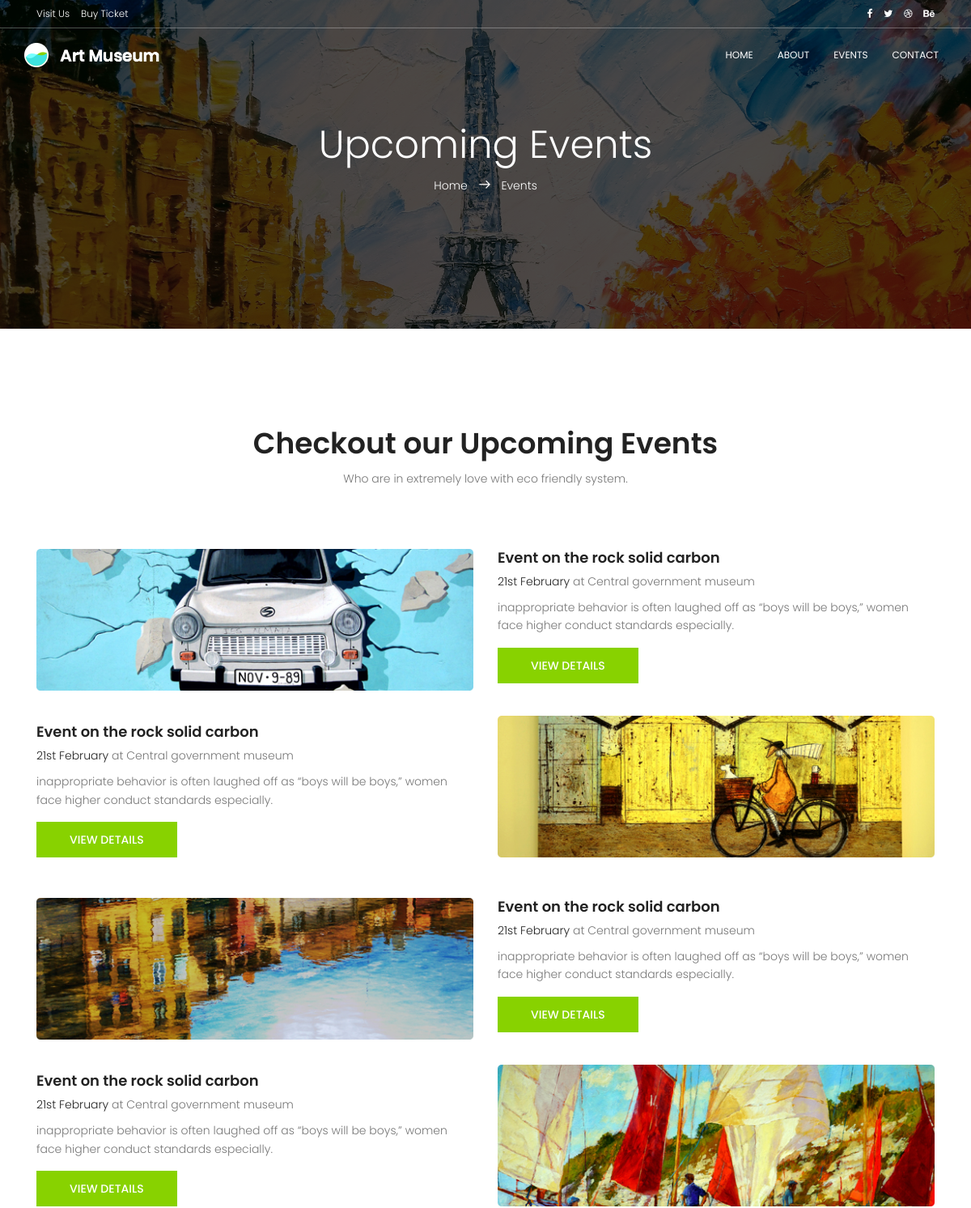
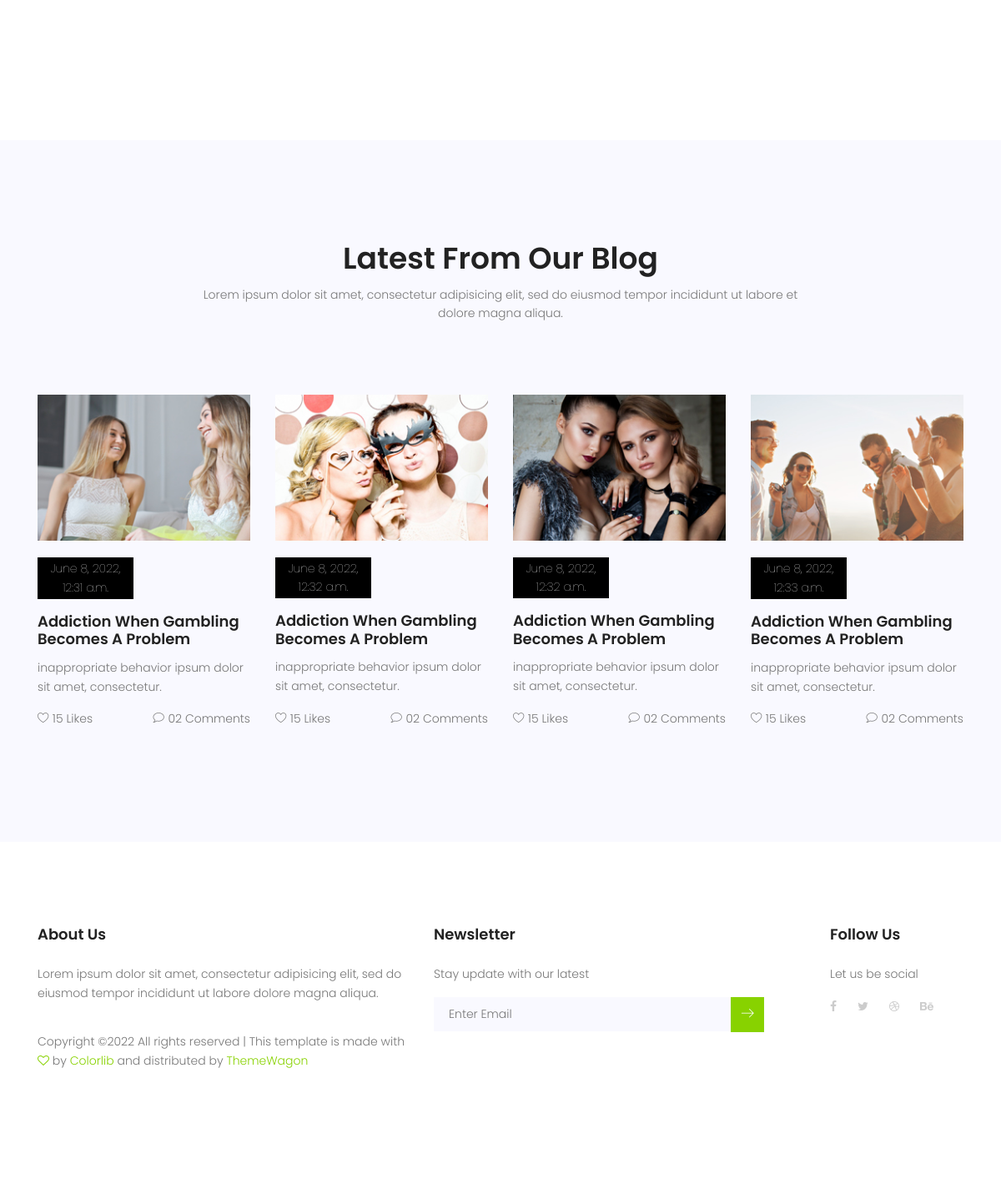
/event, run on the app's committed database (2 pictures, top to bottom).
### home/models.py (models this page shows, shortened)
class Blog(models.Model):
    STATUS = (
        ('True', 'Mavjud'),
        ('False', 'Mavjud emas'),
    )
    title = models.CharField(blank=True, max_length=50)
    image = models.ImageField(blank=True, upload_to='images/Blog')
    description = models.TextField(blank=True, max_length=255)
    status = models.CharField(max_length=15, choices=STATUS, default='New')
    creat_at = models.DateTimeField(auto_now_add=True)
    update_at = models.DateTimeField(auto_now_add=True)

### home/views.py (the view)
# urls.py: path('event', views.event, name='event'),
def event(request):
    exponat = Exponat.objects.all()
    blog = Blog.objects.all()
    context = {
        'exponat': exponat,
        'blog': blog,
    }
    return render(request, 'event.html', context)

### home/templates/event.html (shortened to what this page needs)
{% load static %}
<!DOCTYPE html>
<html lang="zxx" class="no-js">
<head>
    <link rel="stylesheet" href="{% static 'css/linearicons.css' %}">
    <link rel="stylesheet" href="{% static 'css/font-awesome.min.css' %}">
    <link rel="stylesheet" href="{% static 'css/bootstrap.css' %}">
    <link rel="stylesheet" href="{% static 'css/magnific-popup.css' %}">
    <link rel="stylesheet" href="{% static 'css/nice-select.css' %}">
    <link rel="stylesheet" href="{% static 'css/animate.min.css' %}">
    <link rel="stylesheet" href="{% static 'css/owl.carousel.css' %}">
    <link rel="stylesheet" href="{% static 'css/main.css' %}">
</head>
<body>
{% include 'navbar.html' %}
<section class="banner-area relative" id="home">
    <div class="overlay overlay-bg"></div>
    <div class="container">
        <div class="row d-flex align-items-center justify-content-center">
            <div class="about-content col-lg-12">
                <h1 class="text-white">
                    Upcoming Events
                </h1>
                <p class="text-white link-nav"><a href="index.html">Home </a> <span class="lnr lnr-arrow-right"></span>
                    <a href="event.html"> Events</a></p>
            </div>
        </div>
    </div>
</section>
<section class="upcoming-event-area section-gap" id="events">
    <div class="container">
        <div class="row d-flex justify-content-center">
            <div class="menu-content pb-60 col-lg-10">
                <div class="title text-center">
                    <h1 class="mb-10">Checkout our Upcoming Events</h1>
                    <p>Who are in extremely love with eco friendly system.</p>
                </div>
            </div>
        </div>
        <div class="row">
            <div class="col-lg-6 event-left">
                <div class="single-events">
                    <img class="img-fluid" src="{% static 'img/u1.jpg' %}" alt="">
                    <a href="#"><h4>Event on the rock solid carbon</h4></a>
                    <h6><span>21st February</span> at Central government museum</h6>
                    <p>
                        inappropriate behavior is often laughed off as “boys will be boys,” women face higher conduct
                        standards especially.
                    </p>
                    <a href="#" class="primary-btn text-uppercase">View Details</a>
                </div>
                <div class="single-events">
                    <img class="img-fluid" src="{% static 'img/u3.jpg' %}" alt="">
                    <a href="#"><h4>Event on the rock solid carbon</h4></a>
                    <h6><span>21st February</span> at Central government museum</h6>
                    <p>
                        inappropriate behavior is often laughed off as “boys will be boys,” women face higher conduct
                        standards especially.
                    </p>
                    <a href="#" class="primary-btn text-uppercase">View Details</a>
                </div>
            </div>
            <div class="col-lg-6 event-right">
                <div class="single-events">
                    <a href="#"><h4>Event on the rock solid carbon</h4></a>
                    <h6><span>21st February</span> at Central government museum</h6>
                    <p>
                        inappropriate behavior is often laughed off as “boys will be boys,” women face higher conduct
                        standards especially.
                    </p>
                    <a href="#" class="primary-btn text-uppercase">View Details</a>
                    <img class="img-fluid" src="{% static 'img/u2.jpg' %}" alt="">
                </div>
                <div class="single-events">
                    <a href="#"><h4>Event on the rock solid carbon</h4></a>
                    <h6><span>21st February</span> at Central government museum</h6>
                    <p>
                        inappropriate behavior is often laughed off as “boys will be boys,” women face higher conduct
                        standards especially.
                    </p>
                    <a href="#" class="primary-btn text-uppercase">View Details</a>
                    <img class="img-fluid" src="{% static 'img/u4.jpg' %}" alt="">
                </div>
            </div>
        </div>
    </div>
</section>
<section class="blog-area section-gap" id="blog">
    <div class="container">
        <div class="row d-flex justify-content-center">
            <div class="menu-content pb-70 col-lg-8">
                <div class="title text-center">
                    <h1 class="mb-10">Latest From Our Blog</h1>
                    <p>Lorem ipsum dolor sit amet, consectetur adipisicing elit, sed do eiusmod tempor incididunt ut
                        labore et dolore magna aliqua.</p>
                </div>
            </div>
        </div>
        <div class="row">
            {% for rs in blog %}
            <div class="col-lg-3 col-md-6 single-blog">
                <div class="thumb">
                    <img class="img-fluid" src="{{ rs.image.url }}" alt="">
                </div>
                <p class="date">{{ rs.creat_at }}</p>
                <a href="#"><h4>{{ rs.title }}</h4></a>
                <p>
                    {{ rs.description }}
                </p>
                <div class="meta-bottom d-flex justify-content-between">
                    <p><span class="lnr lnr-heart"></span> 15 Likes</p>
                    <p><span class="lnr lnr-bubble"></span> 02 Comments</p>
                </div>
            </div>
            {% endfor %}
        </div>
    </div>
</section>
<footer class="footer-area section-gap">
    <div class="container">
        <div class="row">
            <div class="col-lg-5 col-md-6 col-sm-6">
                <div class="single-footer-widget">
                    <h6>About Us</h6>
                    <p>
                        Lorem ipsum dolor sit amet, consectetur adipisicing elit, sed do eiusmod tempor incididunt ut
                        labore dolore magna aliqua.
                    </p>
                    <p class="footer-text">
                        Copyright &copy;<script>document.write(new Date().getFullYear());</script>
                        All rights reserved | This template is made with <i class="fa fa-heart-o"
                                                                            aria-hidden="true"></i> by <a
                            href="https://colorlib.com" target="_blank">Colorlib</a> and distributed by <a
                            href="https://themewagon.com" target="_blank">ThemeWagon</a>
                    </p>
                </div>
            </div>
            <div class="col-lg-5  col-md-6 col-sm-6">
                <div class="single-footer-widget">
                    <h6>Newsletter</h6>
                    <p>Stay update with our latest</p>
                    <div class="" id="mc_embed_signup">
                        <form target="_blank" novalidate="true"
                              action="https://spondonit.us12.list-manage.com/subscribe/post?u=1462626880ade1ac87bd9c93a&amp;id=92a4423d01"
                              method="get" class="form-inline">
                            <input class="form-control" name="EMAIL" placeholder="Enter Email"
                                   onfocus="this.placeholder = ''" onblur="this.placeholder = 'Enter Email '"
                                   required="" type="email">
                            <button class="click-btn btn btn-default"><span class="lnr lnr-arrow-right"></span></button>
                        </form>
                    </div>
                </div>
            </div>
            <div class="col-lg-2 col-md-6 col-sm-6 social-widget">
                <div class="single-footer-widget">
                    <h6>Follow Us</h6>
                    <p>Let us be social</p>
                    <div class="footer-social d-flex align-items-center">
                        <a href="#"><i class="fa fa-facebook"></i></a>
                        <a href="#"><i class="fa fa-twitter"></i></a>
                        <a href="#"><i class="fa fa-dribbble"></i></a>
                        <a href="#"><i class="fa fa-behance"></i></a>
                    </div>
                </div>
            </div>
        </div>
    </div>
</footer>
</body>
</html>

### home/templates/navbar.html
{% load static %}
<header id="header" id="home">
    <div class="container header-top">
        <div class="row">
            <div class="col-6 top-head-left">
                <ul>
                    <li><a href="#">Visit Us</a></li>
                    <li><a href="#">Buy Ticket</a></li>
                </ul>
            </div>
            <div class="col-6 top-head-right">
                <ul>
                    <li><a href="#"><i class="fa fa-facebook"></i></a></li>
                    <li><a href="#"><i class="fa fa-twitter"></i></a></li>
                    <li><a href="#"><i class="fa fa-dribbble"></i></a></li>
                    <li><a href="#"><i class="fa fa-behance"></i></a></li>
                </ul>
            </div>
        </div>
    </div>
    <hr>
    <div class="container">
        <div class="row align-items-center justify-content-between d-flex">
            <div id="logo">
                <a href="{% url 'index' %}"><img src="{% static 'img/logo.png' %}" alt="" title=""/></a>
            </div>
            <nav id="nav-menu-container">
                <ul class="nav-menu">
                    <li class="menu-active"><a href="{% url 'index' %}">Home</a></li>
                    <li><a href="{% url 'about' %}">About</a></li>
                    <li><a href="{% url 'event' %}">Events</a></li>
                    <li><a href="{% url 'contact' %}">Contact</a></li>
                </ul>
            </nav>
        </div>
    </div>
</header>

### data on the page
Blog: image (picture), creat_at "June 8, 2022, 12:31 a.m.", title "Addiction When Gambling Becomes A Problem", description "inappropriate behavior ipsum dolor sit amet, consectetur."
Blog: image (picture), creat_at "June 8, 2022, 12:32 a.m.", title "Addiction When Gambling Becomes A Problem", description "inappropriate behavior ipsum dolor sit amet, consectetur."
Blog: image (picture), creat_at "June 8, 2022, 12:32 a.m.", title "Addiction When Gambling Becomes A Problem", description "inappropriate behavior ipsum dolor sit amet, consectetur."
Blog: image (picture), creat_at "June 8, 2022, 12:33 a.m.", title "Addiction When Gambling Becomes A Problem", description "inappropriate behavior ipsum dolor sit amet, consectetur."
